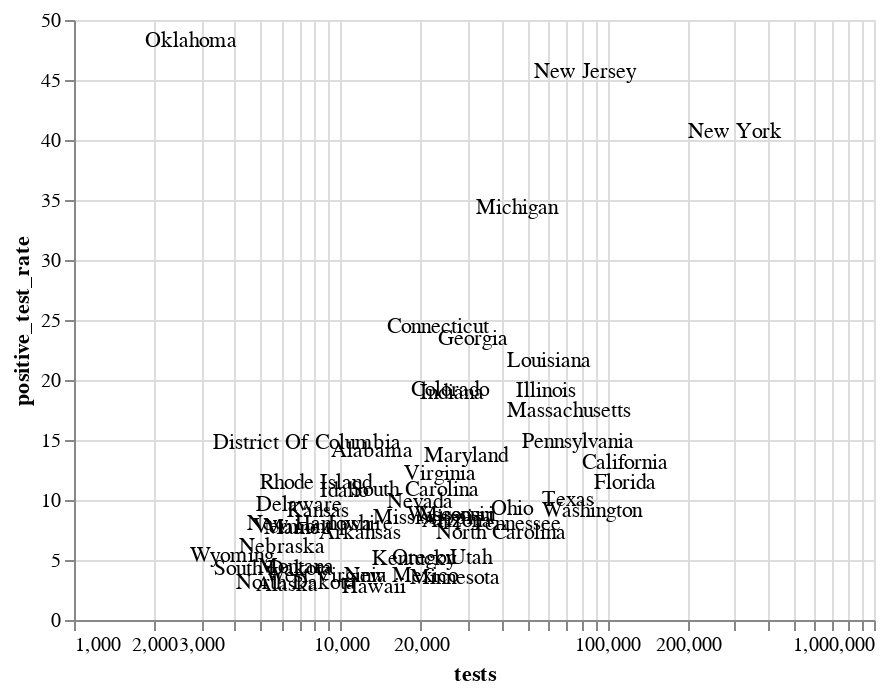

Write notebook code for a chart like this one.
### Markdown cell above
Want a time series:

* x: n_tests
* y: positive_test_rate
* (curve parameterized by time)
* select: state

### Code cell
import altair as alt

alt.Chart(df).mark_text().encode(
    x=alt.X("tests", scale=alt.Scale(type="log")),
    y="positive_test_rate",
    text="state",
#     color="positive_test_rate",
)

### Figure 1 — Vega-Lite specification as saved in the notebook (floating-point values rounded to 4 significant figures)
{"config": {"view": {"continuousWidth": 400, "continuousHeight": 300}}, "data": {"name": "data-db326f0e77ef2db102edbca8cb3a33b9"}, "mark": "text", "encoding": {"text": {"type": "nominal", "field": "state"}, "x": {"type": "quantitative", "field": "tests", "scale": {"type": "log"}}, "y": {"type": "quantitative", "field": "positive_test_rate"}}, "$schema": "https://vega.github.io/schema/vega-lite/v4.0.2.json", "datasets": {"data-db326f0e77ef2db102edbca8cb3a33b9": [{"state": "New York", "cases": 123018, "new_cases": null, "deaths": 4159.0, "new_deaths": null, "active_cases": 106672, "case_density": 6271.0, "death_density": 212.0, "tests": 302280, "test_density": 15410.0, "source": "[1] [2] [3] [4] [5] [6] [7] [8] [9] [10]", "positive_test_rate": 40.7}, {"state": "New Jersey", "cases": 37505, "new_cases": null, "deaths": 917.0, "new_deaths": null, "active_cases": 36496, "case_density": 4223.0, "death_density": 103.0, "tests": 82166, "test_density": 9251.0, "source": "[1] [2]", "positive_test_rate": 45.65}, {"state": "Michigan", "cases": 15718, "new_cases": null, "deaths": 617.0, "new_deaths": null, "active_cases": 15032, "case_density": 1579.0, "death_density": 62.0, "tests": 45748, "test_density": 4594.0, "source": "[1] [2] [3]", "positive_test_rate": 34.36}, {"state": "California", "cases": 15201, "new_cases": "+164", "deaths": 350.0, "new_deaths": 3.0, "active_cases": 13951, "case_density": 388.0, "death_density": 9.0, "tests": 116533, "test_density": 2977.0, "source": "[1] [2]", "positive_test_rate": 13.04}, {"state": "Florida", "cases": 13324, "new_cases": "+974", "deaths": 236.0, "new_deaths": 15.0, "active_cases": 12988, "case_density": 647.0, "death_density": 11.0, "tests": 116898, "test_density": 5675.0, "source": "[1] [2]", "positive_test_rate": 11.4}, {"state": "Louisiana", "cases": 13010, "new_cases": null, "deaths": 477.0, "new_deaths": null, "active_cases": 12483, "case_density": 2790.0, "death_density": 102.0, "tests": 60325, "test_density": 12940.0, "source": "[1]", "positive_test_rate": 21.57}, {"state": "Massachusetts", "cases": 12500, "new_cases": null, "deaths": 231.0, "new_deaths": null, "active_cases": 12259, "case_density": 1830.0, "death_density": 34.0, "tests": 71937, "test_density": 10530.0, "source": "[1] [2]", "positive_test_rate": 17.38}, {"state": "Pennsylvania", "cases": 11510, "new_cases": null, "deaths": 150.0, "new_deaths": null, "active_cases": 11284, "case_density": 900.0, "death_density": 12.0, "tests": 77771, "test_density": 6080.0, "source": "[1] [2] [3] [4]", "positive_test_rate": 14.8}, {"state": "Illinois", "cases": 11256, "new_cases": null, "deaths": 274.0, "new_deaths": null, "active_cases": 10932, "case_density": 878.0, "death_density": 21.0, "tests": 58983, "test_density": 4600.0, "source": "[1] [2] [3] [4]", "positive_test_rate": 19.08}, {"state": "Washington", "cases": 7984, "new_cases": null, "deaths": 338.0, "new_deaths": null, "active_cases": 7022, "case_density": 1095.0, "death_density": 46.0, "tests": 87911, "test_density": 12050.0, "source": "[1] [2] [3] [4] [5] [6] [7] [8] [9] [10] [11] [12]", "positive_test_rate": 9.082}, {"state": "Georgia", "cases": 7314, "new_cases": "+572", "deaths": 229.0, "new_deaths": 10.0, "active_cases": 7054, "case_density": 710.0, "death_density": 22.0, "tests": 31274, "test_density": 3037.0, "source": "[1] [2] [3]", "positive_test_rate": 23.39}, {"state": "Texas", "cases": 7094, "new_cases": "+49", "deaths": 137.0, "new_deaths": 4.0, "active_cases": 6282, "case_density": 254.0, "death_density": 5.0, "tests": 70938, "test_density": 2544.0, "source": "[1] [2] [3] [4] [5] [6] [7] [8]", "positive_test_rate": 10.0}, {"state": "Connecticut", "cases": 5675, "new_cases": null, "deaths": 189.0, "new_deaths": null, "active_cases": 5436, "case_density": 1585.0, "death_density": 53.0, "tests": 23270, "test_density": 6497.0, "source": "[1] [2] [3]", "positive_test_rate": 24.39}, {"state": "Colorado", "cases": 4950, "new_cases": null, "deaths": 140.0, "new_deaths": null, "active_cases": 4770, "case_density": 895.0, "death_density": 25.0, "tests": 25773, "test_density": 4660.0, "source": "[1]", "positive_test_rate": 19.21}, {"state": "Indiana", "cases": 4944, "new_cases": "+533", "deaths": 139.0, "new_deaths": 12.0, "active_cases": 4791, "case_density": 745.0, "death_density": 21.0, "tests": 26191, "test_density": 3946.0, "source": "[1] [2]", "positive_test_rate": 18.88}, {"state": "Maryland", "cases": 4045, "new_cases": "+436", "deaths": 91.0, "new_deaths": 24.0, "active_cases": 3770, "case_density": 674.0, "death_density": 15.0, "tests": 29617, "test_density": 4933.0, "source": "[1]", "positive_test_rate": 13.66}, {"state": "Ohio", "cases": 4043, "new_cases": null, "deaths": 119.0, "new_deaths": null, "active_cases": 3924, "case_density": 347.0, "death_density": 10.0, "tests": 43756, "test_density": 3758.0, "source": "[1]", "positive_test_rate": 9.24}, {"state": "Tennessee", "cases": 3633, "new_cases": null, "deaths": 44.0, "new_deaths": null, "active_cases": 3294, "case_density": 546.0, "death_density": 7.0, "tests": 45300, "test_density": 6811.0, "source": "[1] [2] [3] [4]", "positive_test_rate": 8.02}, {"state": "North Carolina", "cases": 2901, "new_cases": "+238", "deaths": 42.0, "new_deaths": 4.0, "active_cases": 2773, "case_density": 286.0, "death_density": 4.0, "tests": 40045, "test_density": 3943.0, "source": "[1] [2]", "positive_test_rate": 7.244}, {"state": "Virginia", "cases": 2878, "new_cases": "+241", "deaths": 54.0, "new_deaths": 3.0, "active_cases": 2822, "case_density": 342.0, "death_density": 6.0, "tests": 23671, "test_density": 2813.0, "source": "[1]", "positive_test_rate": 12.16}, {"state": "Missouri", "cases": 2367, "new_cases": null, "deaths": 52.0, "new_deaths": 3.0, "active_cases": 2303, "case_density": 389.0, "death_density": 9.0, "tests": 27173, "test_density": 4462.0, "source": "[1] [2]", "positive_test_rate": 8.711}, {"state": "Arizona", "cases": 2269, "new_cases": null, "deaths": 64.0, "new_deaths": null, "active_cases": 2185, "case_density": 327.0, "death_density": 9.0, "tests": 27410, "test_density": 3946.0, "source": "[1]", "positive_test_rate": 8.278}, {"state": "Wisconsin", "cases": 2267, "new_cases": null, "deaths": 68.0, "new_deaths": null, "active_cases": 2197, "case_density": 392.0, "death_density": 12.0, "tests": 25971, "test_density": 4495.0, "source": "[1] [2] [3] [4]", "positive_test_rate": 8.729}, {"state": "South Carolina", "cases": 2049, "new_cases": null, "deaths": 44.0, "new_deaths": null, "active_cases": 2005, "case_density": 413.0, "death_density": 9.0, "tests": 18976, "test_density": 3829.0, "source": "[1]", "positive_test_rate": 10.8}, {"state": "Nevada", "cases": 1953, "new_cases": "+117", "deaths": 46.0, "new_deaths": null, "active_cases": 1871, "case_density": 668.0, "death_density": 16.0, "tests": 19908, "test_density": 6811.0, "source": "[1] [2]", "positive_test_rate": 9.81}, {"state": "Alabama", "cases": 1842, "new_cases": "+1", "deaths": 45.0, "new_deaths": null, "active_cases": 1777, "case_density": 379.0, "death_density": 9.0, "tests": 13078, "test_density": 2688.0, "source": "[1]", "positive_test_rate": 14.08}, {"state": "Mississippi", "cases": 1738, "new_cases": "+100", "deaths": 51.0, "new_deaths": 8.0, "active_cases": 1687, "case_density": 582.0, "death_density": 17.0, "tests": 20370, "test_density": 6816.0, "source": "[1]", "positive_test_rate": 8.532}, {"state": "Utah", "cases": 1605, "new_cases": null, "deaths": 8.0, "new_deaths": null, "active_cases": 1586, "case_density": 527.0, "death_density": 3.0, "tests": 30892, "test_density": 10140.0, "source": "[1]", "positive_test_rate": 5.196}, {"state": "Oklahoma", "cases": 1327, "new_cases": "+75", "deaths": 51.0, "new_deaths": 5.0, "active_cases": 893, "case_density": 339.0, "death_density": 13.0, "tests": 2751, "test_density": 702.0, "source": "[1]", "positive_test_rate": 48.24}, {"state": "Idaho", "cases": 1101, "new_cases": null, "deaths": 10.0, "new_deaths": null, "active_cases": 1091, "case_density": 652.0, "death_density": 6.0, "tests": 10261, "test_density": 6079.0, "source": "[1] [2] [3]", "positive_test_rate": 10.73}, {"state": "District Of Columbia", "cases": 1097, "new_cases": "+99", "deaths": 24.0, "new_deaths": 2.0, "active_cases": 815, "case_density": 1603.0, "death_density": 35.0, "tests": 7453, "test_density": 10890.0, "source": "[1]", "positive_test_rate": 14.72}, {"state": "Oregon", "cases": 1068, "new_cases": null, "deaths": 27.0, "new_deaths": null, "active_cases": 1041, "case_density": 262.0, "death_density": 7.0, "tests": 20624, "test_density": 5052.0, "source": "[1] [2] [3]", "positive_test_rate": 5.178}, {"state": "Kentucky", "cases": 955, "new_cases": null, "deaths": 45.0, "new_deaths": null, "active_cases": 604, "case_density": 215.0, "death_density": 10.0, "tests": 18767, "test_density": 4227.0, "source": "[1] [2]", "positive_test_rate": 5.089}, {"state": "Minnesota", "cases": 935, "new_cases": null, "deaths": 29.0, "new_deaths": null, "active_cases": 455, "case_density": 169.0, "death_density": 5.0, "tests": 26777, "test_density": 4844.0, "source": "[1] [2]", "positive_test_rate": 3.492}, {"state": "Rhode Island", "cases": 922, "new_cases": null, "deaths": 25.0, "new_deaths": null, "active_cases": 887, "case_density": 873.0, "death_density": 24.0, "tests": 8102, "test_density": 7668.0, "source": "[1] [2] [3] [4]", "positive_test_rate": 11.38}, {"state": "Iowa", "cases": 868, "new_cases": null, "deaths": 22.0, "new_deaths": null, "active_cases": 778, "case_density": 277.0, "death_density": 7.0, "tests": 10841, "test_density": 3461.0, "source": "[1] [2] [3] [4]", "positive_test_rate": 8.007}, {"state": "Arkansas", "cases": 854, "new_cases": "+17", "deaths": 16.0, "new_deaths": null, "active_cases": 741, "case_density": 286.0, "death_density": 5.0, "tests": 11780, "test_density": 3939.0, "source": "[1] [2]", "positive_test_rate": 7.25}, {"state": "Kansas", "cases": 747, "new_cases": null, "deaths": 22.0, "new_deaths": null, "active_cases": 725, "case_density": 257.0, "death_density": 8.0, "tests": 8223, "test_density": 2827.0, "source": "[1] [2] [3]", "positive_test_rate": 9.084}, {"state": "Delaware", "cases": 673, "new_cases": null, "deaths": 14.0, "new_deaths": null, "active_cases": 588, "case_density": 709.0, "death_density": 15.0, "tests": 6994, "test_density": 7366.0, "source": "[1] [2] [3]", "positive_test_rate": 9.623}, {"state": "New Hampshire", "cases": 669, "new_cases": null, "deaths": 9.0, "new_deaths": null, "active_cases": 513, "case_density": 498.0, "death_density": 7.0, "tests": 8370, "test_density": 6229.0, "source": "[1] [2] [3]", "positive_test_rate": 7.993}, {"state": "New Mexico", "cases": 624, "new_cases": null, "deaths": 12.0, "new_deaths": null, "active_cases": 558, "case_density": 298.0, "death_density": 6.0, "tests": 16909, "test_density": 8081.0, "source": "[1]", "positive_test_rate": 3.69}, {"state": "Vermont", "cases": 512, "new_cases": null, "deaths": 22.0, "new_deaths": null, "active_cases": 490, "case_density": 819.0, "death_density": 35.0, "tests": 6582, "test_density": 10530.0, "source": "[1]", "positive_test_rate": 7.779}, {"state": "Maine", "cases": 499, "new_cases": "+29", "deaths": 10.0, "new_deaths": null, "active_cases": 331, "case_density": 374.0, "death_density": 8.0, "tests": 6544, "test_density": 4910.0, "source": "[1] [2]", "positive_test_rate": 7.625}, {"state": "Hawaii", "cases": 371, "new_cases": null, "deaths": 4.0, "new_deaths": null, "active_cases": 282, "case_density": 261.0, "death_density": 3.0, "tests": 13314, "test_density": 9363.0, "source": "[1] [2]", "positive_test_rate": 2.787}, {"state": "Nebraska", "cases": 367, "new_cases": "+4", "deaths": 8.0, "new_deaths": null, "active_cases": 359, "case_density": 193.0, "death_density": 4.0, "tests": 6018, "test_density": 3159.0, "source": "[1] [2] [3]", "positive_test_rate": 6.098}, {"state": "West Virginia", "cases": 324, "new_cases": null, "deaths": 3.0, "new_deaths": null, "active_cases": 321, "case_density": 177.0, "death_density": 2.0, "tests": 8838, "test_density": 4832.0, "source": "[1]", "positive_test_rate": 3.666}, {"state": "Montana", "cases": 299, "new_cases": "+1", "deaths": 6.0, "new_deaths": null, "active_cases": 261, "case_density": 287.0, "death_density": 6.0, "tests": 6789, "test_density": 6517.0, "source": "[1] [2] [3]", "positive_test_rate": 4.404}, {"state": "South Dakota", "cases": 240, "new_cases": null, "deaths": 4.0, "new_deaths": null, "active_cases": 152, "case_density": 278.0, "death_density": 5.0, "tests": 5593, "test_density": 6471.0, "source": "[1] [2]", "positive_test_rate": 4.291}, {"state": "Wyoming", "cases": 210, "new_cases": "+10", "deaths": null, "new_deaths": null, "active_cases": 160, "case_density": 361.0, "death_density": null, "tests": 3929, "test_density": 6753.0, "source": "[1] [2]", "positive_test_rate": 5.345}, {"state": "North Dakota", "cases": 207, "new_cases": null, "deaths": 3.0, "new_deaths": null, "active_cases": 141, "case_density": 275.0, "death_density": 4.0, "tests": 6787, "test_density": 9023.0, "source": "[1]", "positive_test_rate": 3.05}, {"state": "Alaska", "cases": 185, "new_cases": null, "deaths": 6.0, "new_deaths": null, "active_cases": 164, "case_density": 251.0, "death_density": 8.0, "tests": 6284, "test_density": 8509.0, "source": "[1] [2]", "positive_test_rate": 2.944}]}}
